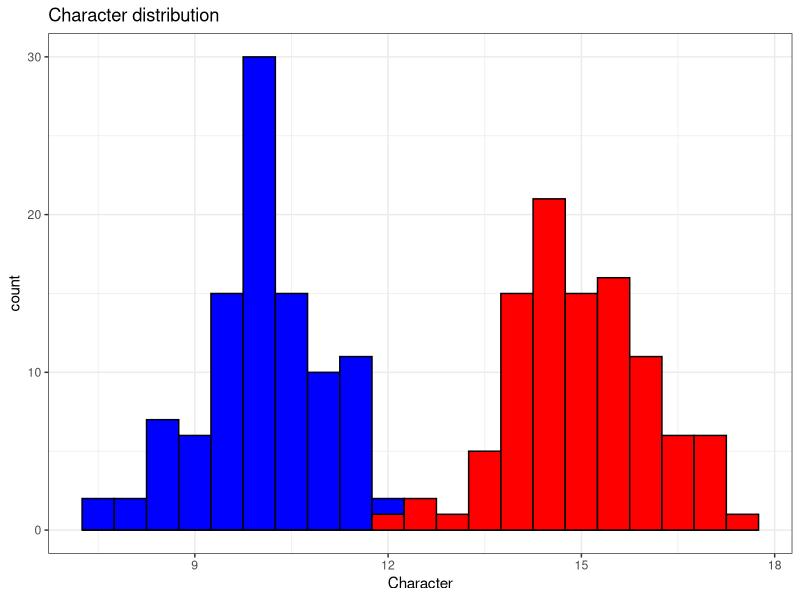
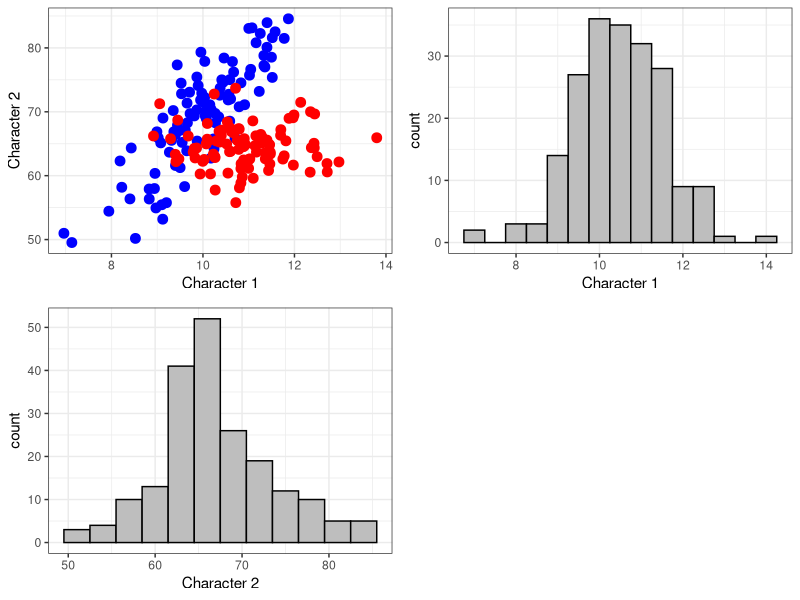
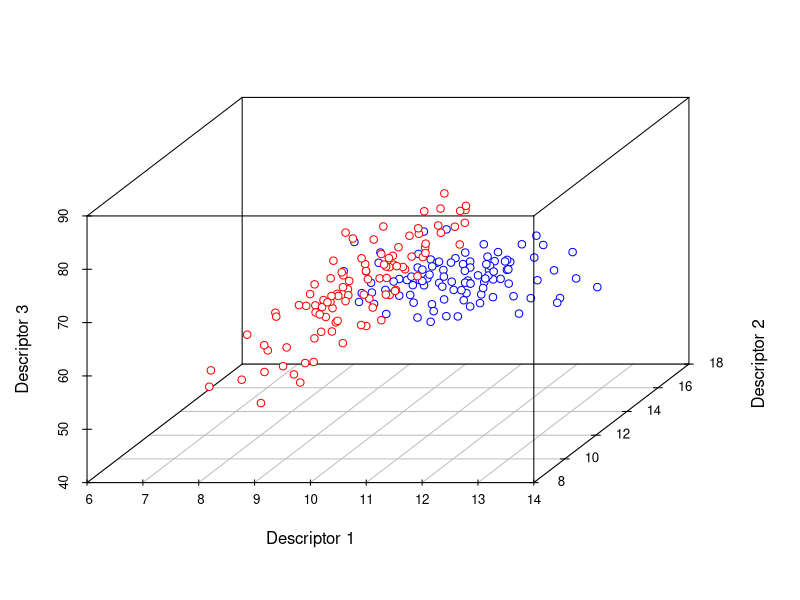
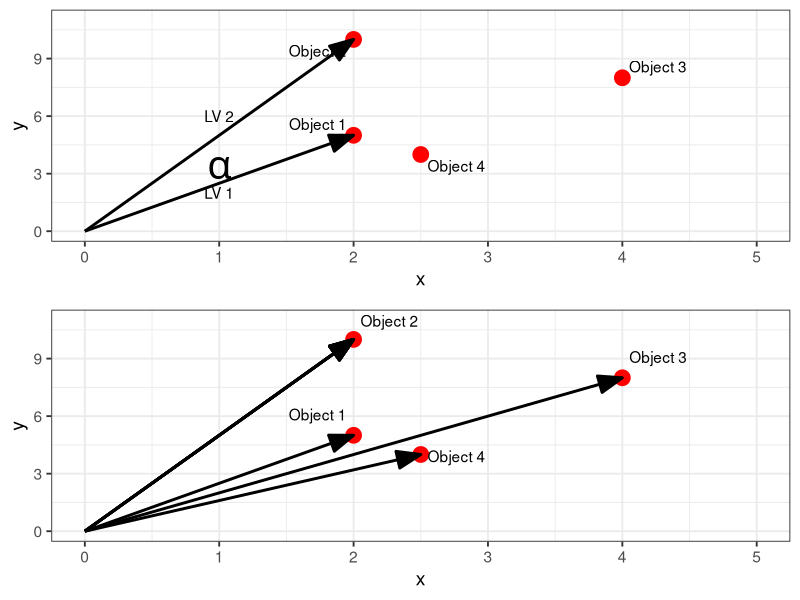
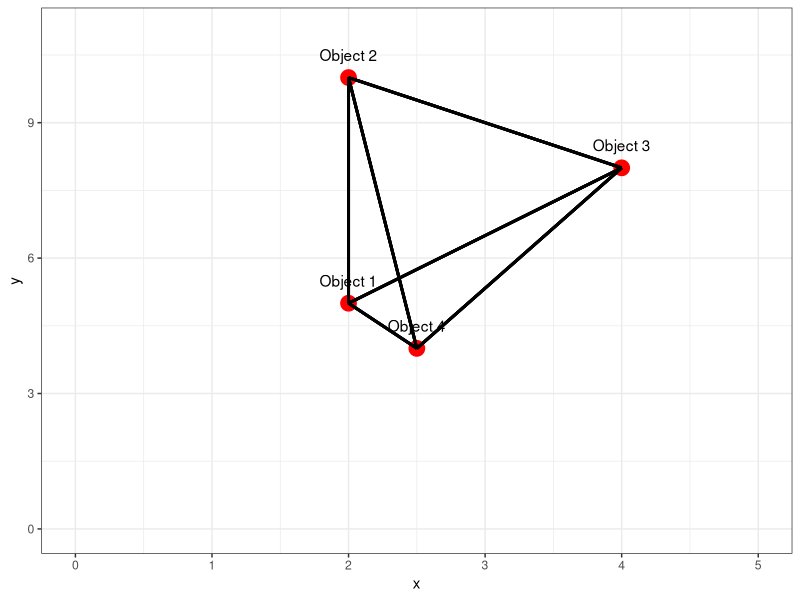
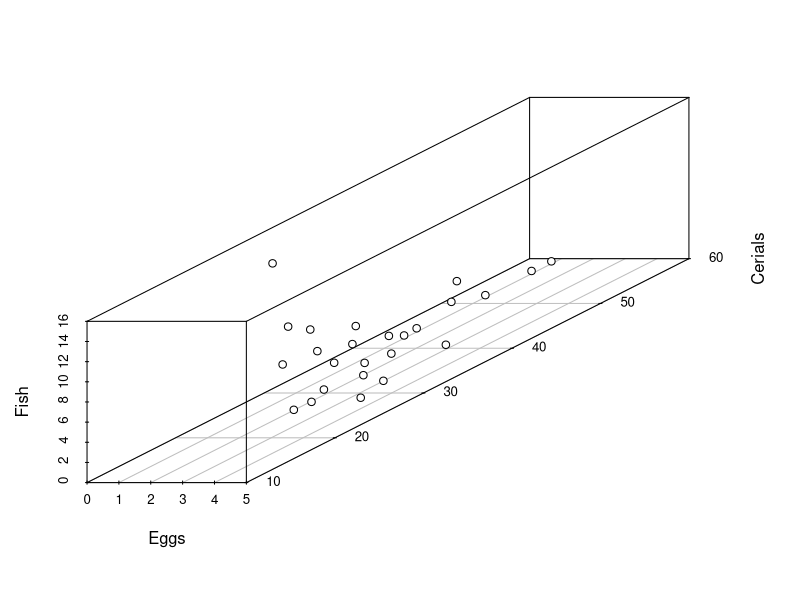
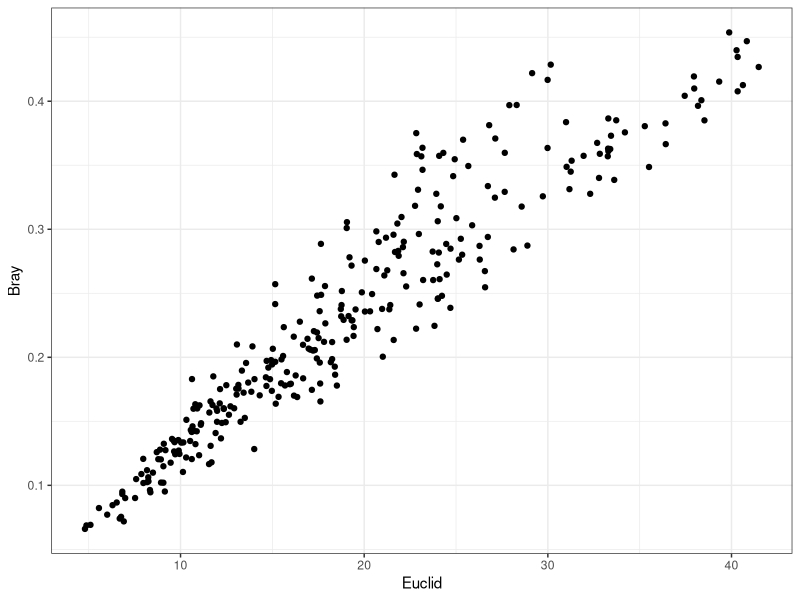
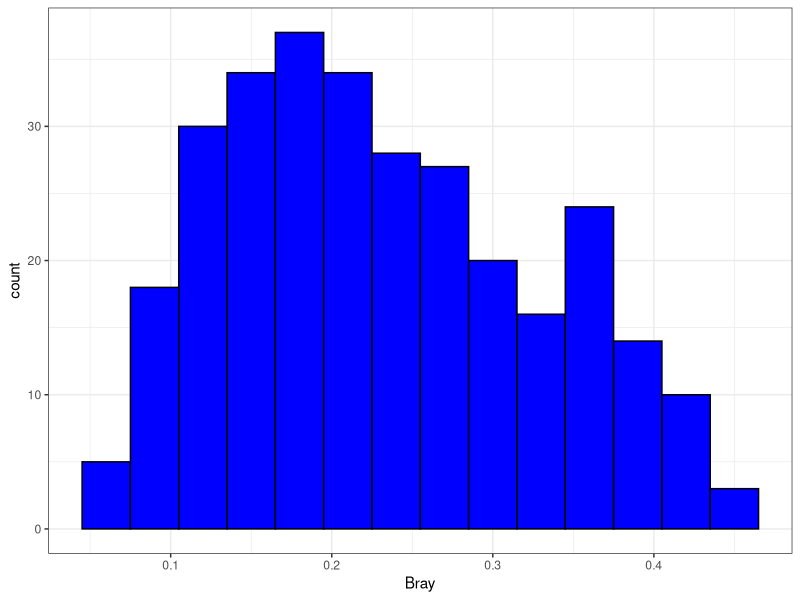

Here is the R script that generated these plots, in order:
## ---- chunk 1
#-- RUN THE FRAGMENT BETWEEN LINES BEFORE COMPILING MARKDOWN
# to configure markdown parsing
options(markdown.extensions = c("no_intra_emphasis", "tables", "fenced_code", "autolink", "strikethrough", "lax_spacing", "space_headers", "latex_math"))
#------
# output options
options(width = 70, scipen = 6, digits = 3)

# to render cyrillics in plots use cairo pdf
options(device = function(file, width = 7, height = 7, ...) {
  cairo_pdf(tempfile(), width = width, height = height, ...)
  })
library(knitr)
# chunk default options
opts_chunk$set(fig.align='center', tidy = FALSE, fig.width = 7, fig.height = 3, warning=FALSE)
## ---- chunk 2
dat <- data.frame(trait = c(rnorm(100, 10,1), rnorm(100, 15, 1)), object = rep(c("a","b"), each = 100))
library(ggplot2)
theme_set(theme_bw(base_size = 14))
ggplot(dat[1:100,], aes(x = trait)) + geom_histogram(binwidth = 0.5, color = "black", fill = "blue") + xlab("Character") + theme_bw() + geom_histogram(data = dat[101:200,], aes(x = trait), binwidth = 0.5, color = "black", fill = "red") + ggtitle("Character distribution ")
## ---- chunk 3
ax <- rnorm(100, 10, 1)
ay <- 7*ax + rnorm(100, 0, 5)

bx <- rnorm(100, 11, 1)
by <- -0.5*bx + 70 + rnorm(100, 0, 3)

dat <- data.frame(x = c(ax, bx), y = c(ay, by), object = rep(c("a","b"), each = 100))

pl1 <- ggplot(dat, aes(x = x, y = y)) + geom_point(aes(color = object), size = 3) + xlab("Character 1") + ylab("Character 2") + theme_bw() + guides(color = F) + scale_color_manual(values = c("blue", "red"))

pl2 <- ggplot(dat, aes(x = x)) + geom_histogram(binwidth = 0.5, color = "black", fill = "gray") + xlab("Character 1") + theme_bw()

pl3 <- ggplot(dat, aes(x = y)) + geom_histogram(binwidth = 3, color = "black", fill = "gray") + xlab("Character 2") + theme_bw()

library(gridExtra)

grid.arrange(pl1, pl2, pl3, ncol = 2)

## ---- chunk 4
library (scatterplot3d) 

dat$z = c(rnorm(100, 11, 1), rnorm(100, 14, 1))

scatterplot3d(x = dat$x, y = dat$z, z = dat$y, xlab = "Descriptor 1", ylab = "Descriptor 2", zlab = "Descriptor 3", color = rep(c("red","blue"), each = 100), pch = 21)
## ---- chunk 5
dat2 <- data.frame(object = c("Object 1", "Object 2", "Object 3", "Object 4" ), x = c(2, 2, 4, 2.5), y = c(5, 10, 8, 4))

library(ggrepel)

pl4 <- ggplot(dat2, aes(x = x, y = y)) + geom_point(size = 5, color = "red") + xlim(0,5) + ylim(0, 11) + annotate(geom = "segment", x = 0, y = 0, xend = 2, yend = 5, arrow = arrow(type = "closed", angle = 20, ends = "last"), size = 1) + annotate(geom = "segment", x = 0, y = 0, xend = 2, yend = 10, arrow = arrow(type = "closed", angle = 20, ends = "last"), size = 1) + geom_text_repel(aes(label = object)) + annotate(geom = "text", x = 1, y = 2, label = "LV 1", angle = 0) + annotate(geom = "text", x = 1, y = 6, label = "LV 2", angle = 0) + annotate(geom = "text", x = 1, y = 3.3, parse = TRUE, label = "alpha", size = 10, angle = 0)

pl5 <- ggplot(dat2, aes(x = x, y = y)) + geom_point(size = 5, color = "red") + xlim(0,5) + ylim(0, 11) + geom_segment(aes(x = 0, y = 0, xend = x, yend = y), arrow = arrow(type = "closed", angle = 20, ends = "last"), size = 1) + geom_segment(aes(x = 0, y = 0, xend = 2, yend = 10), arrow = arrow(type = "closed", angle = 20, ends = "last"), size = 1) + geom_text_repel(aes(x = x, y = y+0.5), label = dat2$object)

grid.arrange(pl4, pl5, nrow = 2)
## ---- chunk 6
pl6 <- ggplot(dat2, aes(x = x, y = y)) + geom_point(size = 5, color = "red") + theme_bw() + xlim(0, 5) + ylim(0, 11) + geom_text(aes(x = x, y = y+0.5), label = dat2$object) 

for ( i in 1:nrow(dat2)) for (j in i:nrow(dat2)) pl6 <- pl6 + geom_segment(x = dat2$x[i], y = dat2$y[i], xend = dat2$x[j], yend = dat2$y[j], arrow = NULL, size = 1) 

pl6
## ---- chunk 7
round(dist(dat2[,-1], diag = TRUE, upper = TRUE), 1)

round(dist(dat2[,-1], diag = TRUE, upper = F), 1)

round(dist(dat2[,-1], diag = F, upper = F), 1)

## ---- chunk 8
round(dist(dat2[,-1], diag = F, upper = F), 1)
as.vector(round(dist(dat2[,-1], diag = F, upper = F), 1))
## ---- chunk 9
protein <- read.table("data/Protein.txt", header = TRUE, sep = "\t")
head(protein)
## ---- chunk 10

scatterplot3d(x = protein$Eggs, y = protein$Cereals, z = protein$Fish, scale.y = 5, pch = 21, xlab = "Eggs", ylab = "Cerials", zlab = "Fish")

## ---- chunk 11
total <- apply(protein[, -1], MARGIN = 1,FUN = sum)
protein_stand <- protein[, -1] / total
protein_stand$Country <- protein$Country

head(protein_stand)
## ---- chunk 12
library (vegan)
vegdist(protein[, -1], method = "euclidian")

## ---- chunk 13
dat5 <- (data.frame(Descriptors = c("D1", "D2", "D3", "D4", "D5", "D6", "D7", "D8", "D9", "D10"), Object1 = c(0, 0, 0, 0, 0, 0, 0, 2, 2, 1), Object2 = c(0, 0, 0, 0, 0, 4, 5, 0, 0, 1)))

dat6 <- data.frame(t(dat5[,-1]))
names(dat6) <- dat5$Descriptors
dat6
## ---- chunk 14
BCD <- as.vector(vegdist(protein[,-1], method = "bray"))
ED <- as.vector(vegdist(protein[,-1], method = "euclidean"))

distances <- data.frame(Bray = BCD, Euclid = ED)
ggplot(distances, aes(x = Euclid, y = Bray)) + geom_point() + theme_bw()
## ---- chunk 15
ggplot(distances, aes(x = Bray)) + 
  geom_histogram(binwidth = 0.03, 
                 fill = "blue", 
                 color = "black") + 
  theme_bw()
## ---- chunk 16
library(gplots)
op <- par(mar = c(3, 1, 0, 0))
heatmap.2 (as.matrix(vegdist(protein[,-1], method = "bray")), Rowv = F, dendrogram = "none", Colv = FALSE, density.info = "none", key = TRUE, trace = "none", col = colorpanel(3, low = "black", mid = "gray", high = "white"))
par(op)
## ---- chunk 17
heatmap.2 (as.matrix(vegdist(protein[,-1], method = "bray")), Rowv = T, distfun = vegdist, dendrogram = "none", density.info = "none", key = TRUE, trace = "none", col = colorpanel(3, low = "black", mid = "gray", high = "white"))

## ---- chunk 18
plejada <- function (data, method = "bray", Dcrit) {
  # n - число точек
  # p - период
  library(ggplot2)
  p <- n <- nrow(data)
  factor <- points <- data.frame(X = c(1:n), Y = c(1:n))
  k <- 0
  for (i in 1:n){
    factor$X[i] <- (i-1)/p - k
    if ((i/p - trunc(i/p)) == 0) {
      k <- k + 1
    }
  }
  factor$Y <- factor$X
  
  for (i in 1:n){
    points$X[i] <- cos(2*pi*factor$X[i])
    points$Y[i] <- sin(2*pi*factor$Y[i])
  }
  
  lab <- as.character(1:n)
  pl <- ggplot(points, aes(x = X, y = Y)) + geom_text(label = lab, size = 6) + theme_void()
  library(vegan)
  
  dist <- as.matrix(vegdist(data, method = method))
  for ( i in 1:n) {
    for (j in i:n) {
      if (dist[i, j] <= Dcrit) {
        pl <- pl + geom_segment(x = points$X[i], y = points$Y[i], xend = points$X[j], yend = points$Y[j], color = "red")
      }
    }
  }
  pl
}


plejada (protein [, -1], Dcrit = 0.1)
## ---- chunk 19
plejada(data = protein [, -1], Dcrit = 0.15)
## ---- chunk 20

dat7 <- data.frame(X = c(0, 0, 0, 4, 5, 6, 7, 8, 9, 10), Y = c(1, 2, 3, 4, 0, 0, 0,8, 9, 10 ), Z = c(0, 0, 0, 0, 0, 0, 7, 8, 9, 10))

mds_eucl <- metaMDS(dat7, distance = "euclidean", autotransform = FALSE)
mds_bray <- metaMDS(dat7, distance = "bray", autotransform = FALSE)
mds_manch <- metaMDS(dat7, distance = "manhattan", autotransform = FALSE)

dat8 <- data.frame(X = c(0, 0, 0, 1, 1, 1, 1, 1, 1, 1), Y = c(1, 1, 1, 1, 0, 0, 0,1, 1, 1 ), Z = c(0, 0, 0, 0, 0, 0, 1, 1, 1, 1))


mds_jac <- metaMDS(dat8, distance = "jaccard", autotransform = FALSE)

## ---- chunk 21
pl_mds1 <- ggplot(data.frame(MDS1 = mds_eucl$points[,1], MDS2 = mds_eucl$points[,2]), aes(x = MDS1, y = MDS2)) + geom_point(size = 4) + theme_bw() + ggtitle("Euclidean")

pl_mds2 <- ggplot(data.frame(MDS1 = mds_manch$points[,1], MDS2 = mds_manch$points[,2]), aes(x = MDS1, y = MDS2)) + geom_point(size = 4) + theme_bw() + ggtitle("Manchattan")

pl_mds3 <- ggplot(data.frame(MDS1 = mds_bray$points[,1], MDS2 = mds_bray$points[,2]), aes(x = MDS1, y = MDS2)) + geom_point(size = 4) + theme_bw() + ggtitle("Bray-Curtis")

pl_mds4 <- ggplot(data.frame(MDS1 = mds_jac$points[,1], MDS2 = mds_jac$points[,2]), aes(x = MDS1, y = MDS2)) + geom_point(size = 4) + theme_bw() + ggtitle("Jaccard")

grid.arrange(pl_mds1, pl_mds2 , pl_mds3 , pl_mds4, ncol = 2)
## ---- chunk 22
row.names(protein) <- protein$Country
mds <- metaMDS(protein [,-1], distance = "euclidean", autotransform = FALSE)
## ---- chunk 23
plot(mds,type = "n", main = "Euclidean distance")
text(mds, display = "sites", cex = 1)
## ---- chunk 24
mds <- metaMDS(protein [,-1], distance = "bray", autotransform = FALSE)
# points(mds, display = "sites")

## ---- chunk 25
plot(mds,type = "n", main = "Bray-Curtis")
text(mds, display = "sites", cex = 1)
